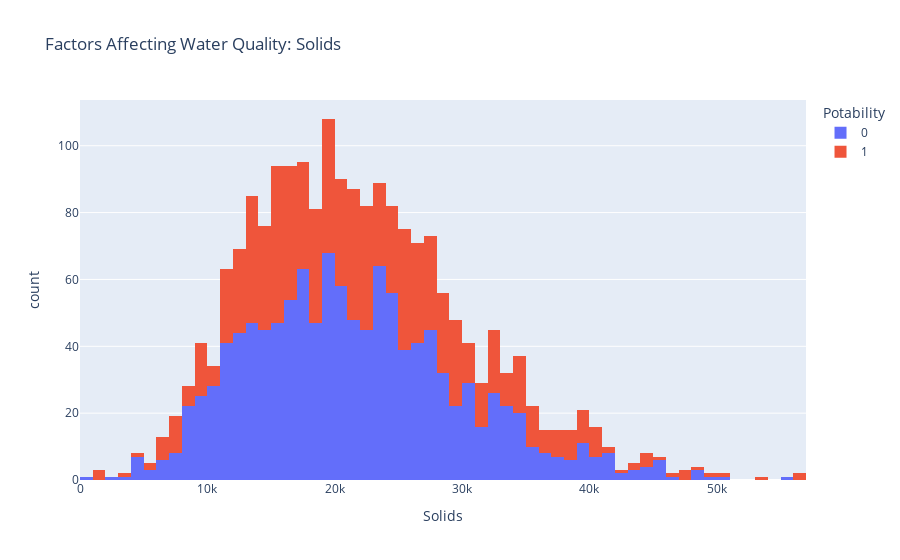

This figure's notebook cell:
### Code cell
figure = px.histogram(data, x = "Solids", 
                      color = "Potability", 
                      title= "Factors Affecting Water Quality: Solids")
figure.show()

### Figure 1 — Plotly figure (JSON) as saved in the notebook; plotly's stock layout.template omitted (floating-point values rounded to 4 significant figures; data arrays with more than 128 entries replaced by an {"elided": "..."} marker saying what was removed)
{"data": [{"alignmentgroup": "True", "bingroup": "x", "hovertemplate": "Potability=0<br>Solids=%{x}<br>count=%{y}<extra></extra>", "legendgroup": "0", "marker": {"color": "#636efa", "pattern": {"shape": ""}}, "name": "0", "offsetgroup": "0", "orientation": "v", "showlegend": true, "type": "histogram", "x": {"elided": "1200 float values"}, "xaxis": "x", "yaxis": "y"}, {"alignmentgroup": "True", "bingroup": "x", "hovertemplate": "Potability=1<br>Solids=%{x}<br>count=%{y}<extra></extra>", "legendgroup": "1", "marker": {"color": "#EF553B", "pattern": {"shape": ""}}, "name": "1", "offsetgroup": "1", "orientation": "v", "showlegend": true, "type": "histogram", "x": {"elided": "811 float values"}, "xaxis": "x", "yaxis": "y"}], "layout": {"barmode": "relative", "legend": {"title": {"text": "Potability"}, "tracegroupgap": 0}, "title": {"text": "Factors Affecting Water Quality: Solids"}, "xaxis": {"anchor": "y", "domain": [0, 1], "title": {"text": "Solids"}}, "yaxis": {"anchor": "x", "domain": [0, 1], "title": {"text": "count"}}}}
